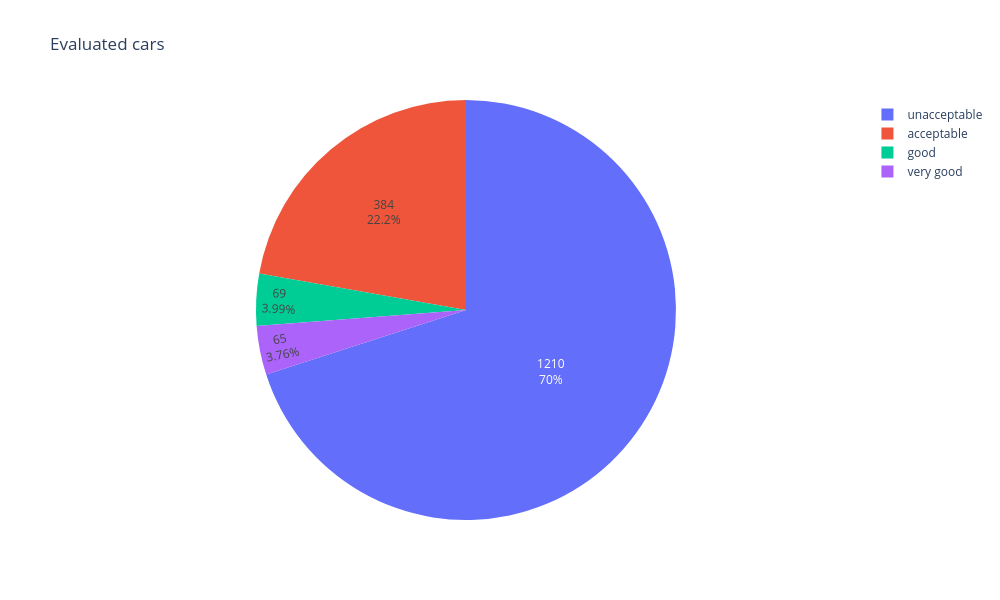

Notebook code cell kept with this figure:
### Markdown cell above
# 1. Pie chart
Na wykresie tortowym pokaż ile spośród wszystkich samochodów to samochody nieakcepto-
walne, akceptowalne, dobre i bardzo dobre

### Code cell
import pandas as pd
import plotly.express as px
car_eval_whole = pd.concat([X,y],axis=1)
nowe_nazwy = {
    "unacc" : "unacceptable", "acc" : "acceptable", "vgood" : "very good"
}
car_eval_whole["class"]=car_eval_whole["class"].replace(nowe_nazwy)
fig = px.pie(car_eval_whole,names='class',title = "Evaluated cars")
fig.update_traces(textinfo = "value+percent")
fig.update_layout(width=1000,height=600)
fig.show()

### Figure 1 — Plotly figure (JSON) as saved in the notebook; plotly's stock layout.template omitted (floating-point values rounded to 4 significant figures; data arrays with more than 128 entries replaced by an {"elided": "..."} marker saying what was removed)
{"data": [{"domain": {"x": [0, 1], "y": [0, 1]}, "hovertemplate": "class=%{label}<extra></extra>", "labels": {"elided": "1728 str values"}, "legendgroup": "", "name": "", "showlegend": true, "textinfo": "value+percent", "type": "pie"}], "layout": {"height": 600, "legend": {"tracegroupgap": 0}, "title": {"text": "Evaluated cars"}, "width": 1000}}
